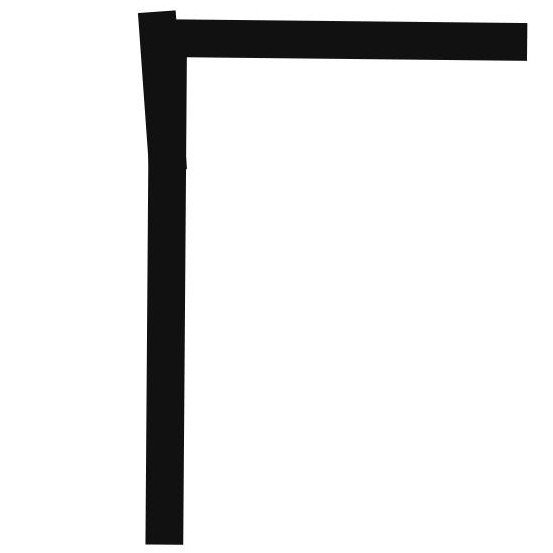
//> input picture Pallal/linea.jpg, 553 x 553 px, given in place of the camera
$ ./prova   (built with g++ and OpenCV 4)
//> lines starting //> are read from the running program, lines starting //| are printed output that depends on the picture; after the words box and inside, x2 and y2 are one past the last pixel; in counts of white or black regions, pixels touching at a corner belong together
#include "opencv2/opencv.hpp"
#include <opencv2/core.hpp>
#include <opencv2/imgproc.hpp>
#include <opencv2/highgui.hpp>
#include <iostream>
#define dst 20
#include <stdio.h>
#include<cstdlib>
#include<vector>
#include<queue>
#include<map>
#include<math.h>

#define ii pair<int,int>

using namespace cv;
using namespace std;

Mat frame;
Mat edges;
Mat thr;
Mat drawing;
Mat lns=Mat::zeros( 240, 320, CV_8UC3 );

int erosion_elem = 0;
int erosion_size = 5;
int dilation_elem = 0;
int dilation_size = 2;
int const max_elem = 2;
int const max_kernel_size = 21;

ii iimake(int a, int b)
{
    return ii(make_pair(a, b));
}

int colorazione[3]={0,0,0};

void calcola_colore(int dist)
{
// [9 lines of commented-out code are left out]
if(dist%20==0){
colorazione[0]=255;
colorazione[1]=255;
colorazione[2]=255;
}
else
{
colorazione[0]=0;
colorazione[1]=0;
colorazione[2]=0;
}

}


///VARIABILI DEL "ROBOT"-------------------
int soglianero=20;
int fino_a_dove=100;   ///FINO A DOVE: FIN DOVE CALCOLO LA DISTANZA, PIÙ CHE ALTRO FIN DOVE FACCIO TUTTO. ES: SE È 400, ALLORA
                        ///GUARDO (COSA GUARDO? quello che mi serve) fino a 400, appunto, pixel di distanza dal primo pixel
int distanza_isole=fino_a_dove-5; ///vedi sotto
int quanti_per_isola=3; ///QUANTI PER ISOLA: quanto è la distanza MASSIMA tra un pixel a una data distanza (distanza isole) di modo che si possano considerare
                        ///NON separati, cioè diciamo riunibili in uno stesso punto. Secondo la geometria, dovrebbe essere addirittura 1, non di più.


// [14 lines left out: function Erosion, not called in this run]

/** @function Dilation */
// [25 lines left out: functions Dilation, MyLine, not called in this run]

void MyFilledCircle( Mat img, Point center )
{
 int thickness = -1;
 int lineType = 8;

 circle( img,
         center,
         3,
         Scalar( 0, 255, 0 ),
         thickness,
         lineType );
}

// [48 lines left out: functions MyCenterCircle, DetectLine, not called in this run]
queue<Point> coda;

int main(int, char**)
{
    VideoCapture cap(0); // open the default camera
    if(!cap.isOpened())  // check if we succeeded
        return -1;

    cap.set(CV_CAP_PROP_FRAME_WIDTH, 320);
    cap.set(CV_CAP_PROP_FRAME_HEIGHT, 240);
    namedWindow("Line",1);
    namedWindow("Original",1);
    namedWindow("Elab",1);
    // [11 lines of commented-out code are left out]
    for(;;)
    {
        ///VARIABILI PER LA FUNZIONE--------------
        map<ii, int> distanze; ///la matrice dove il pixel in pos(x,y) è a distanza d dal primo nero trovato
        map<ii, bool> usati;  ///serve nella "contro"bfs, per vedere se ho già usato un punto

        int vett_quanti[20000]; ///ma vett_quanti è inutilissimo!
        vector<int>vettore_x[20000];
        vector<int>vettore_y[20000];///100mila vuol dire che possiamo arrivare fino alla distanza di 100mila pixel (esagerato)
        for(int contrl=0;contrl<5;contrl++){
        cap >> frame; // get a new frame from camera
//> frame is the input picture: 553 rows x 553 cols, CV_8UC3; min 1, max 255, mean 228.7
        lns=Mat::zeros( 240, 320, CV_8UC3 );

        }
        //imshow("Line", frame);
        cvtColor(frame, edges, CV_BGR2GRAY);
        //imshow("Line", edges);
        threshold(edges,thr, 70, 255, THRESH_BINARY);
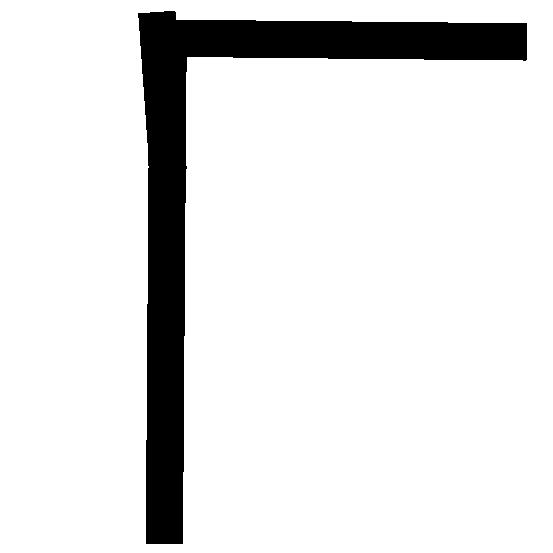
//> thr: 553 rows x 553 cols, CV_8UC1; 89.1% white; 1 black region, box (x1, y1, x2, y2) and area: (138, 11, 527, 544) 33249

        //Erosion(0,0);
        ///Trovalinea

        int primox, primoy, lastx;
            ///NOTA PER TUTTO STO CESSO
            ///IL MAT::AT(A,B) FUNZIONA CHE A SONO LE RIGHE (QUINDI LA Y) E B LE COLONNE (LA X)
        for(int i=thr.rows-1; i>=0; i--)  ///i:righe
        {
            for(int j=thr.cols -1; j>=0; j--) ///j:colonne; CERCA IL PRIMO NERO A PARTIRE DA DESTRA
            {
                if ((int)thr.at<uchar>(i,j) == 0 )
                {
                    primox=j;
                    primoy=i;
                    j=-1;///esci dal for
                }
            }

            for(int j=0; j<thr.cols; j++) ///QUANDO HA TROVATO IL PRIMO NERO A DESTRA, LO CERCA DA SINISTRA
            {
                if ((int)thr.at<uchar>(i,j) == 0 )
                {
                    lastx=j;

                    //escimi il for
                    j=thr.cols+10;
                    i=-1;  ///QUANDO HA TROVATO IL NERO DX E IL NERO SX CHE STANNO PIÙ IN BASSO DI TUTI,
                            ///esce da tutti i for possibili, ha trovato le cordinate esatte del primo nero
                }
            }

        }
//> this loop made 10 passes
//> (primox, primoy, lastx, i) on passes 1 to 10: (0, 0, 0, 552), (0, 0, 0, 551), (0, 0, 0, 550), (0, 0, 0, 549), (0, 0, 0, 548), (0, 0, 0, 547), (0, 0, 0, 546), (0, 0, 0, 545), (0, 0, 0, 544), (182, 543, 146, -1)
//> after the loop, primox = 182; primoy = 543; lastx = 146

        primox=(primox+lastx)/2;
//> primox = 164
        MyFilledCircle(frame,Point(primox,primoy));
//> in MyFilledCircle, `circle( img, center, 3, Scalar( 0, 255, 0 ), thickness, lineType );`: img: 553 rows x 553 cols, CV_8UC3; 29 pixels changed, all inside (x1, y1, x2, y2) = (161, 540, 168, 547)
        ///BFS
        coda.push(Point(primox, primoy));
//> coda = 1 item
        distanze[iimake(primox,primoy)]=0;
//> distanze = 1 item

        while(!coda.empty())
        {
            Point corrente = coda.front();
            coda.pop();
            int xcorrente=corrente.x;
//> (the run ends here: the program crashes, at `int ycorrente=corrente.y;`)

$ run again, on Pallal/reale.jpg
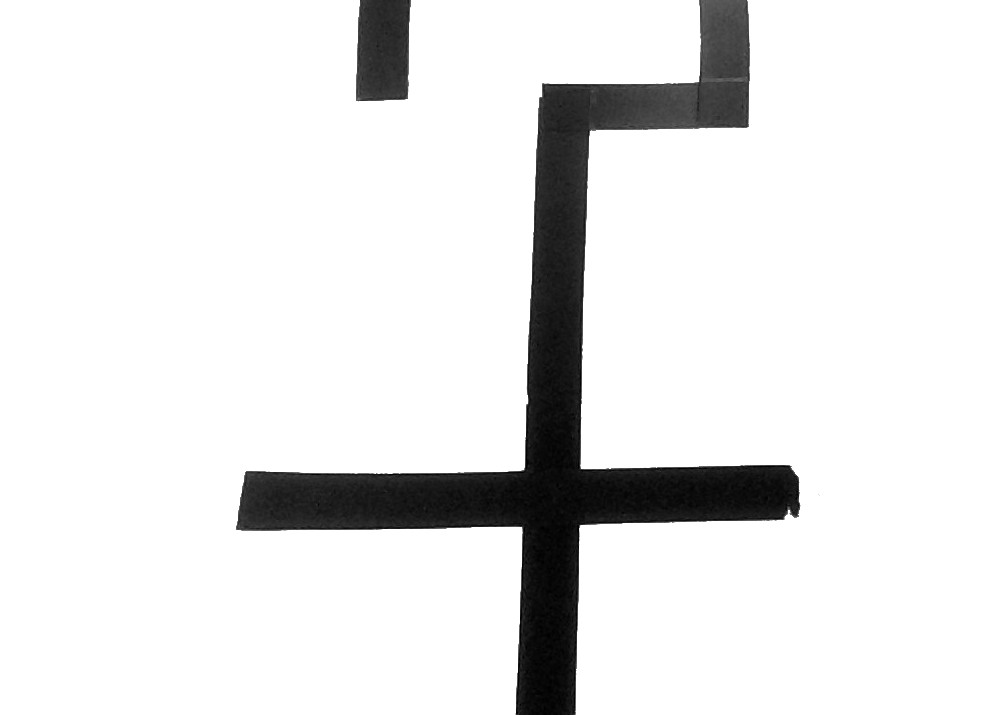
//> input picture Pallal/reale.jpg, 987 x 715 px, given in place of the camera
//> frame is the input picture: 715 rows x 987 cols, CV_8UC3; min 0, max 255, mean 230.1
//> `threshold(edges,thr, 70, 255, THRESH_BINARY);`:
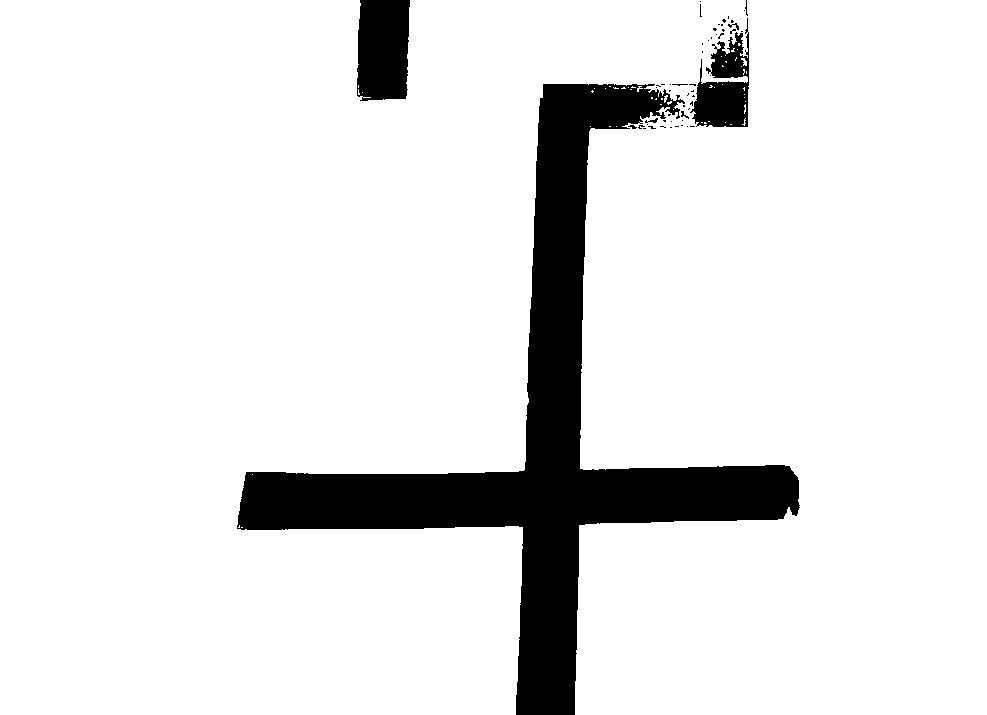
//> thr: 715 rows x 987 cols, CV_8UC1; 89.6% white; 54 black regions (47 under 20 px), largest, box (x1, y1, x2, y2) and area: (237, 84, 800, 715) 64331, (357, 0, 410, 101) 4928, (690, 18, 749, 127) 3488
//> the loop `for(int i=thr.rows-1; i>=0; i--)` made 1 pass
//> (primox, primoy, lastx, i) on pass 1: (574, 714, 516, -1)
//> after the loop `for(int i=thr.rows-1; i>=0; i--)`: primox = 574; primoy = 714; lastx = 516
//> `primox=(primox+lastx)/2;`: primox = 545
//> img: 715 rows x 987 cols, CV_8UC3; 18 pixels changed, all inside (x1, y1, x2, y2) = (542, 711, 549, 715)
//> coda = 1 item

$ run again, on Pallal/sexyincrocio.jpg
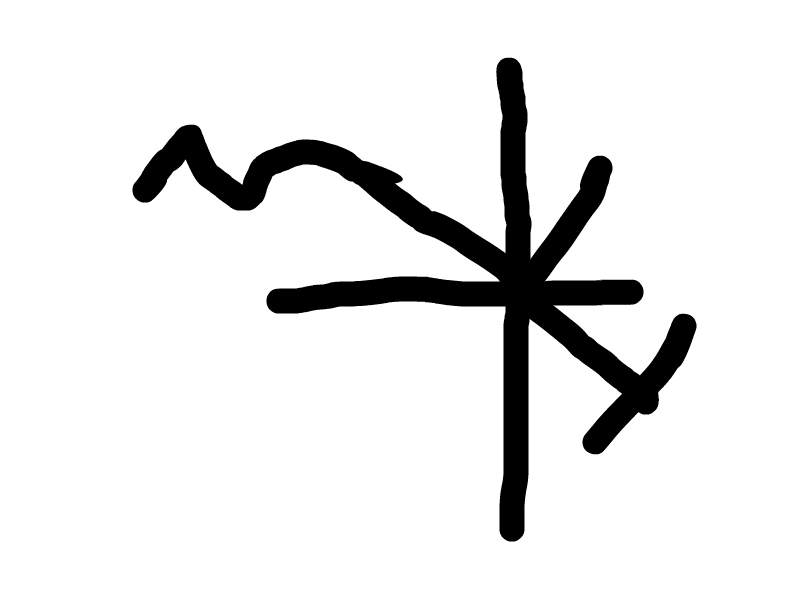
//> input picture Pallal/sexyincrocio.jpg, 800 x 600 px, given in place of the camera
//> frame is the input picture: 600 rows x 800 cols, CV_8UC3; min 0, max 255, mean 231.7
//> `threshold(edges,thr, 70, 255, THRESH_BINARY);`:
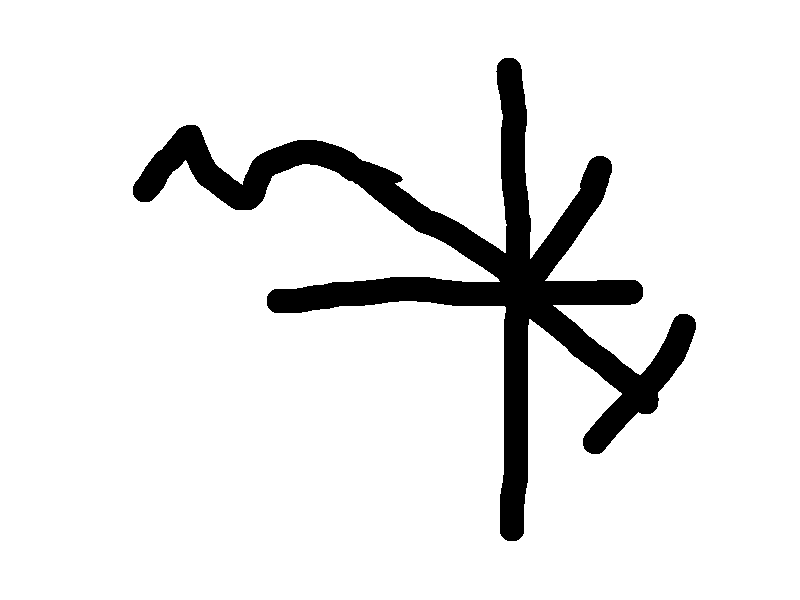
//> thr: 600 rows x 800 cols, CV_8UC1; 91% white; 1 black region, box (x1, y1, x2, y2) and area: (133, 58, 696, 541) 43022
//> the loop `for(int i=thr.rows-1; i>=0; i--)` made 60 passes
//> (primox, primoy, lastx, i) on passes 1 to 8: (0, 0, 0, 599), (0, 0, 0, 598), (0, 0, 0, 597), (0, 0, 0, 596), (0, 0, 0, 595), (0, 0, 0, 594), (0, 0, 0, 593), (0, 0, 0, 592)
//> after the loop `for(int i=thr.rows-1; i>=0; i--)`: primox = 516; primoy = 540; lastx = 507
//> `primox=(primox+lastx)/2;`: primox = 511
//> img: 600 rows x 800 cols, CV_8UC3; 29 pixels changed, all inside (x1, y1, x2, y2) = (508, 537, 515, 544)
//> coda = 1 item
